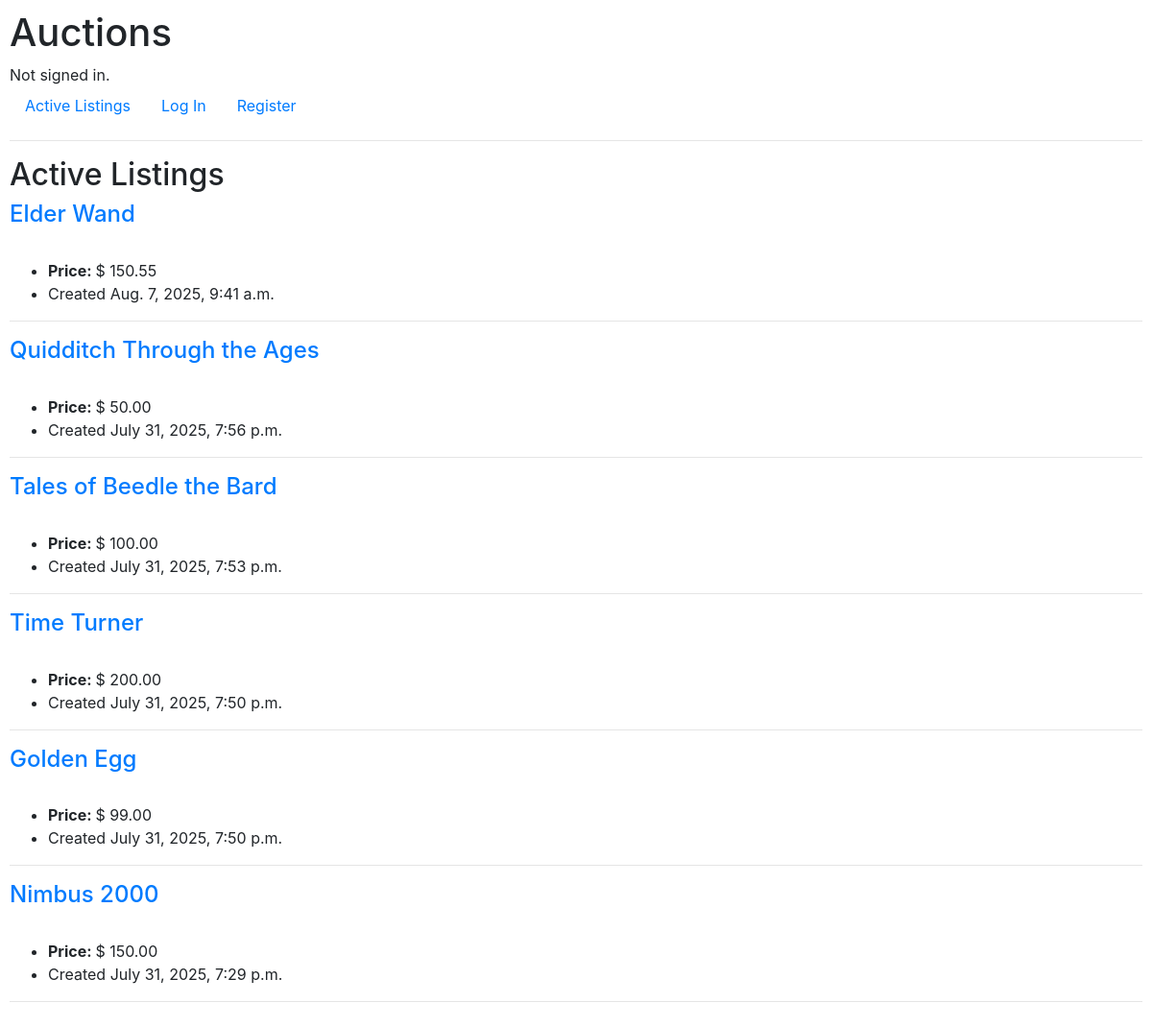
/, run on an earlier commit of the app's database.
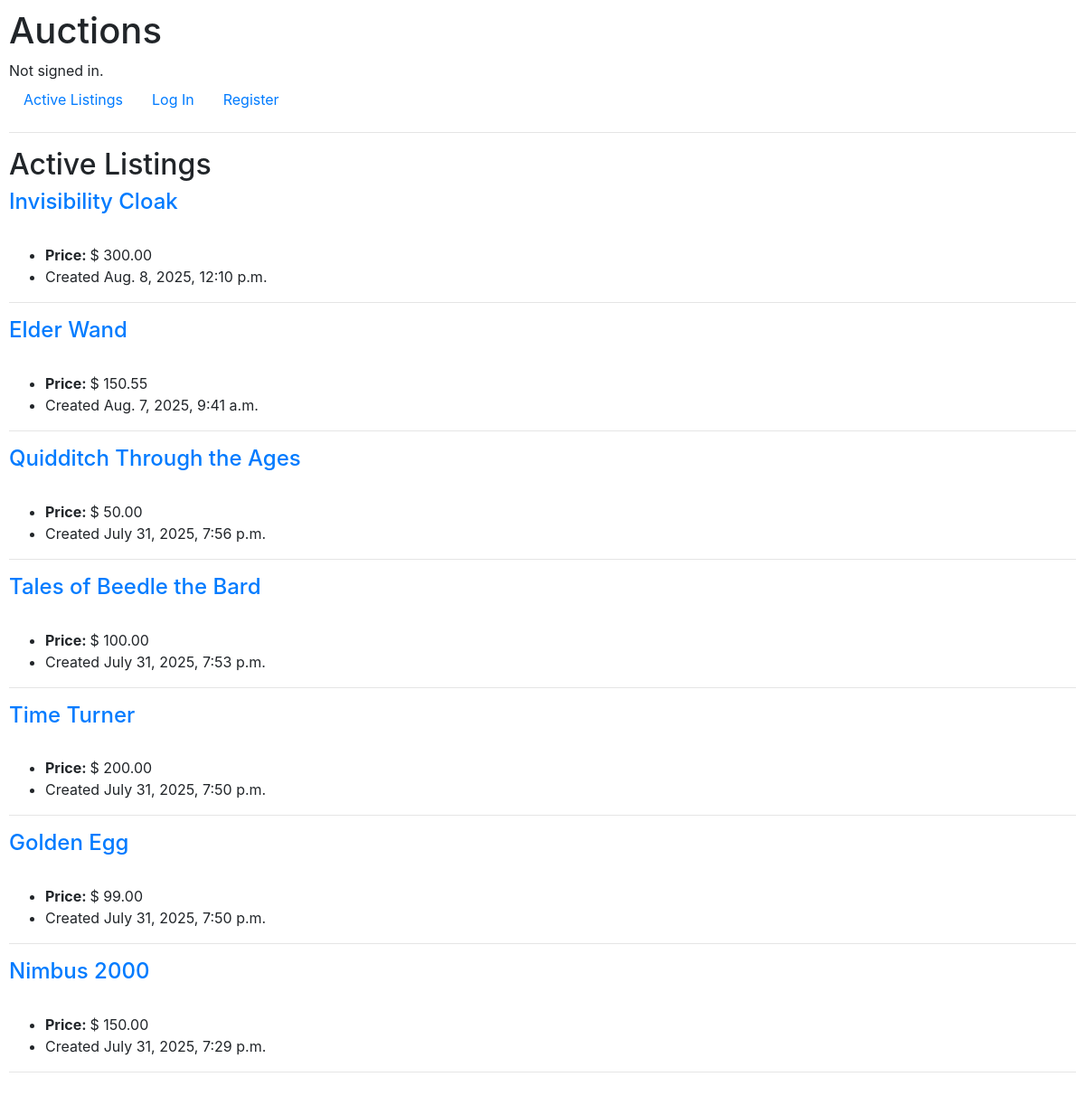
And on a later commit of the database.
### auctions/models.py (models this page shows, shortened)
class Listing(models.Model):
    active = models.BooleanField(default=True)
    author = models.ForeignKey(User,
                               on_delete=models.CASCADE)
    created_at = models.DateTimeField()
    title = models.CharField(max_length=64)
    description = models.TextField(max_length=300)
    img_url = models.CharField(max_length=200)
    category = models.ForeignKey(Category,
                                 blank=True,
                                 on_delete=models.CASCADE)

### auctions/views.py (the view)
# urls.py: path("", views.index, name="index"),
def index(request):
    listings = Listing.objects.annotate(
        max_bid=Max("bids__ammount")).order_by('-created_at')
    return render(request, "auctions/index.html", {
        "listings": listings
    })

### auctions/templates/auctions/index.html (shortened to what this page needs)
{% extends "auctions/layout.html" %}
{% block body %}
<h2>Active Listings</h2>
{% for listing in listings %}
{% if listing.active %}
<h4><a href="{% url 'listing' listing.id %}">{{ listing.title }}</a></h4>
<ul>
    <li><strong>Price: </strong>$ {{ listing.max_bid|floatformat:2 }}</li>
    <li>Created {{ listing.created_at }}</li>
</ul>
<hr>
{% endif %}
{% empty %}
<h4>There are no listings to show.</h4>
{% endfor %}
{% endblock %}

### auctions/templates/auctions/layout.html (shortened to what this page needs)
{% load static %}
<!DOCTYPE html>
<html lang="en">
<head>
    <link rel="stylesheet" href="https://stackpath.bootstrapcdn.com/bootstrap/4.4.1/css/bootstrap.min.css"
>
    <link href="{% static 'auctions/styles.css' %}" rel="stylesheet">
</head>
<body>
    <h1>Auctions</h1>
    <div>
        {% if user.is_authenticated %}
        Signed in as <strong>{{ user.username }}</strong>.
        {% else %}
        Not signed in.
        {% endif %}
    </div>
    <ul class="nav">
        <li class="nav-item">
            <a class="nav-link" href="{% url 'index' %}">Active Listings</a>
        </li>
        {% if user.is_authenticated %}
        <li class="nav-item">
            <a class="nav-link" href="{% url 'create-listing' %}">Create Listing</a>
        </li>
        <li class="nav-item">
            <a class="nav-link" href="{% url 'logout' %}">Log Out</a>
        </li>
        {% else %}
        <li class="nav-item">
            <a class="nav-link" href="{% url 'login' %}">Log In</a>
        </li>
        <li class="nav-item">
            <a class="nav-link" href="{% url 'register' %}">Register</a>
        </li>
        {% endif %}
    </ul>
    <hr>
    {% block body %}
    {% endblock %}
</body>
</html>

### auctions/static/auctions/styles.css (style rules this page uses)
body { padding: 10px; }

What changed in the data, as far as the page shows it:
added Listing: title "Invisibility Cloak", max_bid "300.00", created_at "Aug. 8, 2025, 12:10 p.m."
